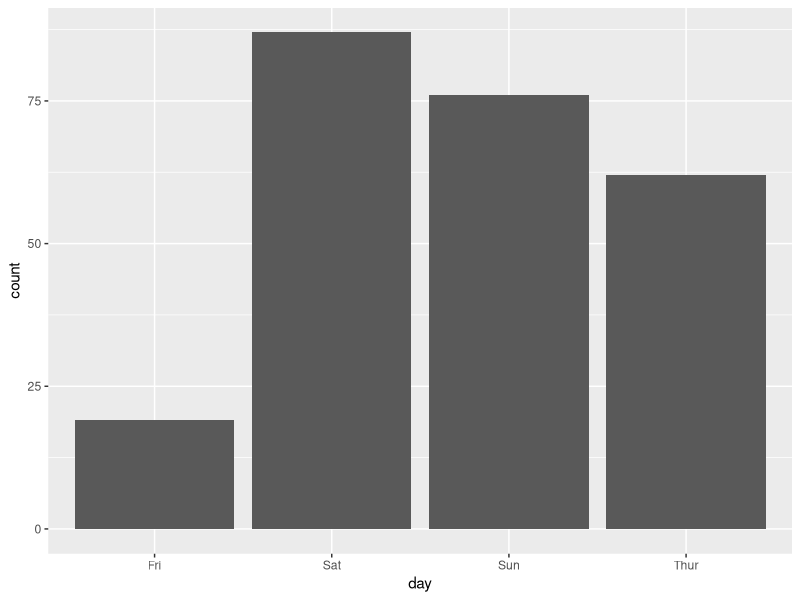
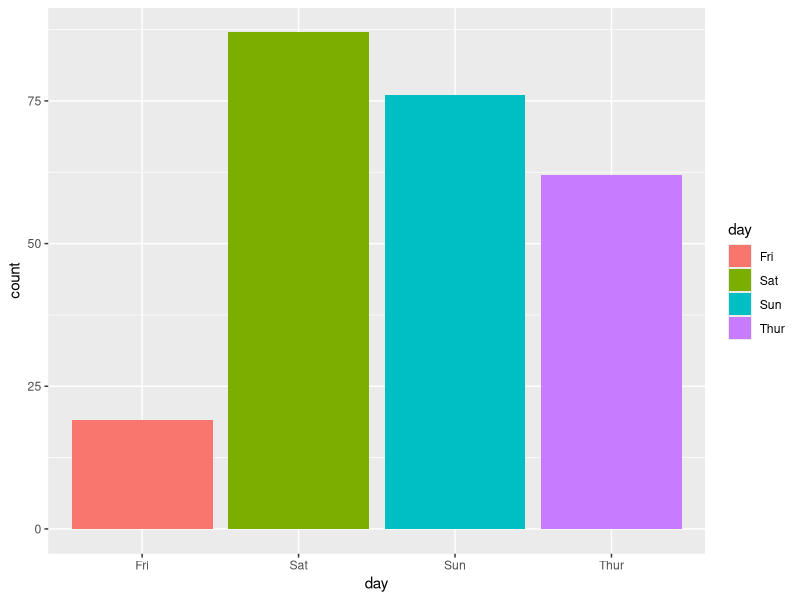
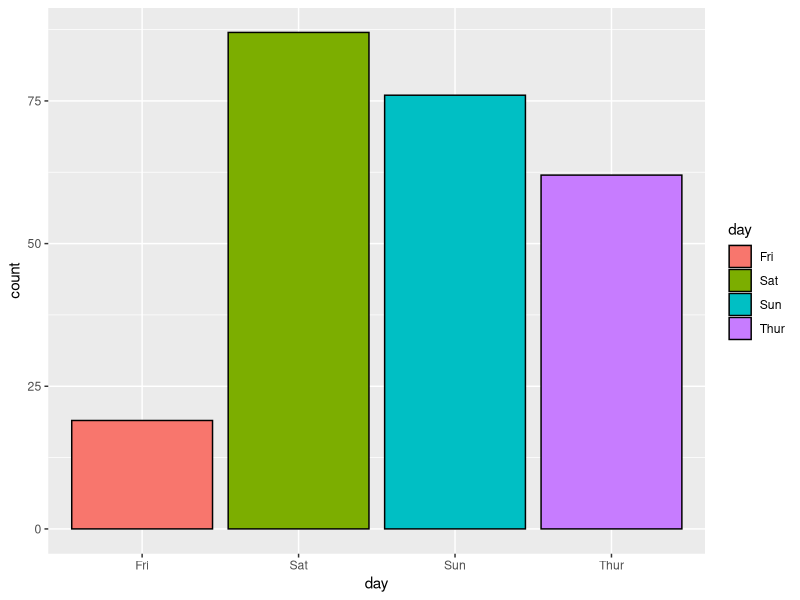
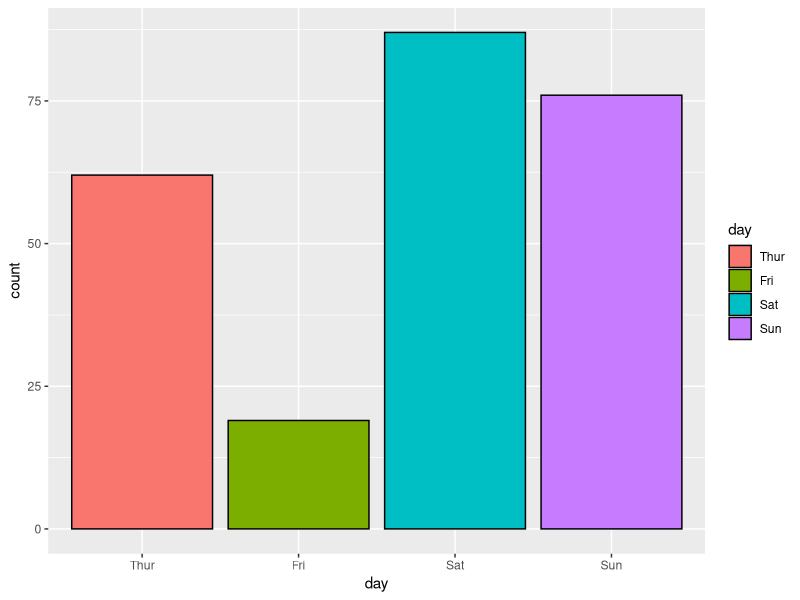
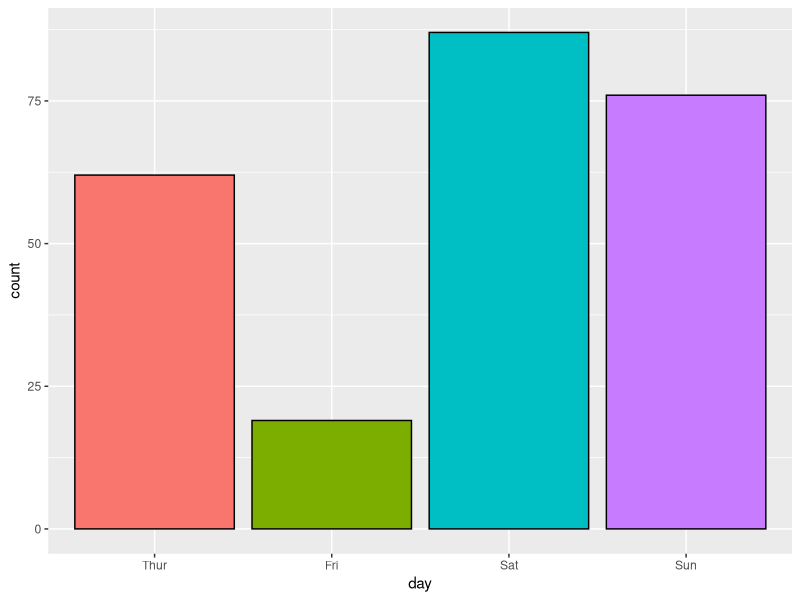
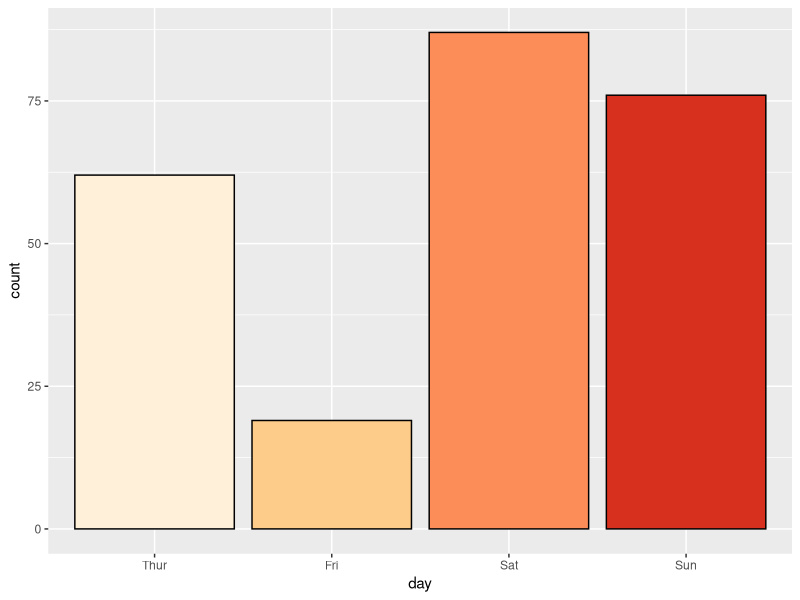
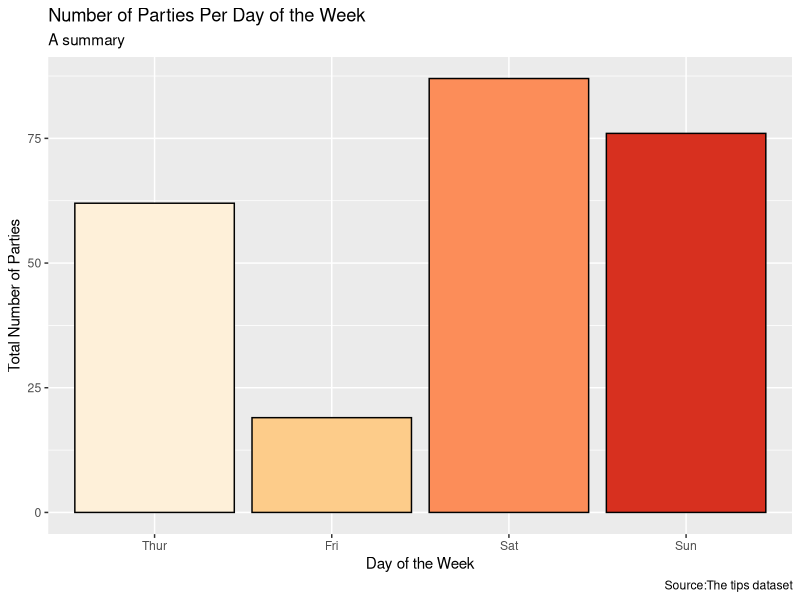
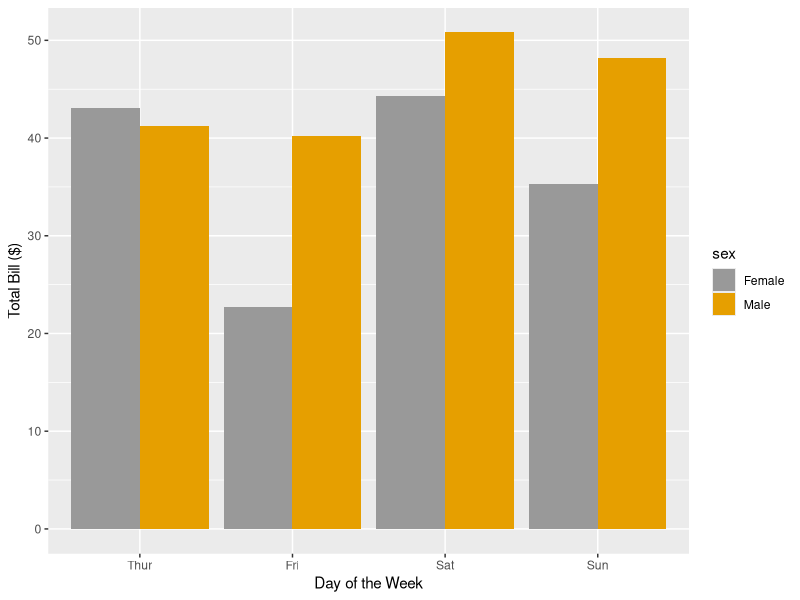

The R source for these figures, in order:
################################################################################### 
## Load libraries
###################################################################################
library(ggplot2)
library(reshape2) # contains the tips data

################################################################################### 
## Basic Syntax
################# DO NOT RUN ######################################################
# ggplot(data = data_file, aes(x = , y = )) + geom_layer
# 
# geom_bar()
# geom_histogram()
# geom_density()
# geom_boxplot()
# geom_point() # scatter plots
# geom_pie()

################################################################################### 
## Layering Plots
################# DO NOT RUN ######################################################
# ggplot(data = data_file, aes(x = , y = )) +
#   geom_histogram() +
#   geom_density()

################################################################################### 
## Tips Dataset
###################################################################################
head(tips)



################################################################################### 
###############      Bar Graphs     ############################################### 
################################################################################### 

################################################################################### 
## Basic Bar Graphs
###################################################################################
ggplot(data=tips, aes(x=day)) +
    geom_bar(stat="count")

################################################################################### 
## Fill the bars
###################################################################################
ggplot(data=tips, aes(x=day, fill = day)) +
    geom_bar(stat="count")

################################################################################### 
## Add border color
###################################################################################
ggplot(data=tips, aes(x=day, fill=day)) +
    geom_bar(color="black", stat="count")

################################################################################### 
## Reorder bars by day of the week
###################################################################################
tips$day <- factor(tips$day, levels = c("Thur", "Fri", "Sat", "Sun"))

ggplot(data=tips, aes(x=day, fill=day)) +
  geom_bar(color="black", stat="count")

################################################################################### 
## Remove the legend
###################################################################################
ggplot(data=tips, aes(x=day, fill=day)) +
  geom_bar(color="black", stat="count") +
  
  guides(fill="none")

################################################################################### 
## Set colors manually
###################################################################################
ggplot(data=tips, aes(x=day, fill=day)) +
  geom_bar(color="black", stat="count")+ 
  guides(fill="none") +
  
  scale_fill_manual(values = c(
    "Thur" = "#fef0d9",
    "Fri" = "#fdcc8a",
    "Sat" = "#fc8d59",
    "Sun" = "#d7301f"
  ))

################################################################################### 
## Add labels
###################################################################################
ggplot(data=tips, aes(x=day, fill=day)) +
  geom_bar(color="black", stat="count")+ 
  guides(fill="none") +
  scale_fill_manual(values = c(
    "Thur" = "#fef0d9",
    "Fri" = "#fdcc8a",
    "Sat" = "#fc8d59",
    "Sun" = "#d7301f"
  )) +
  
  labs(title = "Number of Parties Per Day of the Week", 
       caption = "Source:The tips dataset", subtitle = "A summary") +
  xlab("Day of the Week") +
  ylab("Total Number of Parties")



################################################################################### 
###############      Stacked Bar Graphs     ####################################### 
################################################################################### 

################################################################################### 
## Basic Stacked Bar Graphs
###################################################################################
ggplot(data=tips, aes(x=day, y= total_bill, fill=sex)) +
  geom_bar(stat="identity", position = position_dodge()) + 
  scale_fill_manual(values = c(
    "Female" = "#999999",
    "Male" = "#E69F00"
  )) +
  xlab("Day of the Week") +
  ylab("Total Bill ($)")



################################################################################### 
###############      Distribution Plots     ####################################### 
################################################################################### 

################################################################################### 
## Sample dataset
###################################################################################
set.seed(1234)
dat <- data.frame(cond = factor(rep(c("A","B"), each=200)), 
                   rating = c(rnorm(200),rnorm(200, mean=.8)))
# View first few rows
head(dat)



################################################################################### 
###############     Histogram - Single Group    ################################### 
################################################################################### 

################################################################################### 
## Basic histogram
###################################################################################
ggplot(dat, aes(x=rating)) + 
  geom_histogram(binwidth = 0.5)

################################################################################### 
## Border and fill colors
###################################################################################
ggplot(dat, aes(x=rating)) +
    geom_histogram(binwidth=.5, colour="white", fill="black")



################################################################################### 
###############     Density curve - Single Group   ################################ 
################################################################################### 
ggplot(dat, aes(x=rating)) + 
  geom_density(color = "#E69F00", linewidth = 2)

################################################################################### 
###############     Histogram & density plot overlay ############################## 
################################################################################### 
ggplot(dat, aes(x=rating, y = after_stat(density))) + 
    geom_histogram(binwidth=.5,
                   colour="black", fill="white") +
    geom_density(alpha=0.2, fill="#FF6666")  # Overlay with transparent density plot



################################################################################### 
###############     Histogram - Multiple Groups   ################################# 
################################################################################### 

################################################################################### 
## Overlaid histograms
###################################################################################
ggplot(dat, aes(x=rating, fill=cond)) +
    geom_histogram(binwidth=.5, alpha=.5, position="identity")

################################################################################### 
## Interleaved histograms
###################################################################################
ggplot(dat, aes(x=rating, fill=cond)) +
    geom_histogram(binwidth=.5, position="dodge")


################################################################################### 
###############     Density curves - Multiple Groups   ############################ 
################################################################################### 

################################################################################### 
## Multiple lines
###################################################################################
ggplot(dat, aes(x=rating, colour=cond)) + 
  geom_density()

################################################################################### 
## Add transparency
###################################################################################
ggplot(dat, aes(x=rating, fill=cond)) + 
  geom_density(alpha=.3)



################################################################################### 
###############    Empirical cumulative distribution function     ################# 
################################################################################### 

################################################################################### 
## CDF with points
###################################################################################
ggplot(dat, aes(rating)) + 
  stat_ecdf(geom = "point", color = "blue")

################################################################################### 
## CDF with steps
###################################################################################
ggplot(dat, aes(rating)) + 
  stat_ecdf(geom = "step", color = "red")

################################################################################### 
## CDF with smoothing
###################################################################################
ggplot(dat, aes(rating)) + 
  stat_ecdf(geom = "smooth", color = "darkgreen")

################################################################################### 
## Multiple ECDFs based on condition
###################################################################################
ggplot(dat, aes(rating, color = cond)) + 
  stat_ecdf(geom = "point") +
  scale_color_manual(values = c(
    "A" = "#E69F00",
    "B" = "#2166ac"
  ))



################################################################################### 
###############    Box Plots     ################################################## 
################################################################################### 

################################################################################### 
## Basic box plot
###################################################################################
ggplot(dat, aes(x=cond, y=rating)) + 
  geom_boxplot()

################################################################################### 
## Color by conditions
###################################################################################
ggplot(dat, aes(x=cond, y=rating, fill=cond)) + 
  geom_boxplot()

################################################################################### 
## Add data points
###################################################################################
ggplot(dat, aes(x=cond, y=rating, fill=cond)) + 
  geom_boxplot() +
  geom_jitter(width = 0.2, alpha = 0.7, size = 2, color = "darkblue")

################################################################################### 
## Flip axes
###################################################################################
ggplot(dat, aes(x=cond, y=rating, fill=cond)) + 
  geom_boxplot() + 
  geom_jitter(width = 0.2, alpha = 0.7, size = 2, color = "darkblue") +
  
  guides(fill="none") + 
  coord_flip()



################################################################################### 
###############    Scatter Plots     ################################################## 
################################################################################### 

################################################################################### 
## Sample dataset
###################################################################################
set.seed(955)
# Make some noisily increasing data
dat2 <- data.frame(cond = rep(c("A", "B"), each=10),
                  xvar = 1:20 + rnorm(20,sd=3),
                  yvar = 1:20 + rnorm(20,sd=3))
head(dat2)

################################################################################### 
## Basic scatterplot
###################################################################################
ggplot(dat2, aes(x=xvar, y=yvar)) +
    geom_point(shape=5)      # Use hollow circles

################################################################################### 
## Add regression line
###################################################################################
ggplot(dat2, aes(x=xvar, y=yvar)) +
    geom_point(shape=1) +    # Use hollow circles
    geom_smooth(method=lm)   # Add linear regression line 

################################################################################### 
## Regression line without shaded region
###################################################################################
ggplot(dat2, aes(x=xvar, y=yvar)) +
    geom_point(shape=1) +    # Use hollow circles
    geom_smooth(method=lm,   # Add linear regression line
                se=FALSE)    # Don't add shaded confidence region

################################################################################### 
## Loess smoothed fit curve
###################################################################################
ggplot(dat2, aes(x=xvar, y=yvar)) +
  geom_point(shape=1) +    # Use hollow circles
  geom_smooth()            # Add a loess smoothed fit curve with confidence region



################################################################################### 
###############    Facets        ################################################## 
################################################################################### 

sp <- ggplot(tips, aes(x=total_bill, y=tip/total_bill)) + 
  geom_point(shape=1)
sp

################################################################################### 
## Divide by Levels Vertically
###################################################################################
sp + facet_grid(sex ~ .)

################################################################################### 
## Divide by Levels Vertically
###################################################################################
sp + facet_grid(. ~ sex)

################################################################################### 
## Divide by multiple levels
###################################################################################
sp + facet_grid(sex ~ day)

################################################################################### 
## Divide by day but split into two columns
###################################################################################
sp + facet_wrap( ~ day, ncol=2)

################################################################################### 
## Color facets strips
###################################################################################
sp + facet_wrap( ~ day, ncol=2, ) +
  theme(strip.background = element_rect(fill = "#92c5de"))



################################################################################### 
###############    Saving Plots        ############################################ 
################################################################################### 

################################################################################### 
## Using ggsave
################# DO NOT RUN ######################################################
# ggsave(plotname, filename, output_parameters)
# 
# plt <- ggplot(data, aes(ratings)) + geom_hist()
# ggsave(plt, "histogram_plot.pdf", width = 4, height = 4, dpi = 300)

################################################################################### 
## Using baseR
################# DO NOT RUN ######################################################
# # PDFs
# pdf("plots.pdf") #svg
# plot(...)
# plot(...)
# dev.off()
# 
# # PNG/TIFF
# png("plot.png") # or tiff("plot.tiff")
# plot(...)
# dev.off()
# 
# # resizing plot
# png("plot.png", width=480, height=240, res=120)
# plot(...)
# dev.off()
